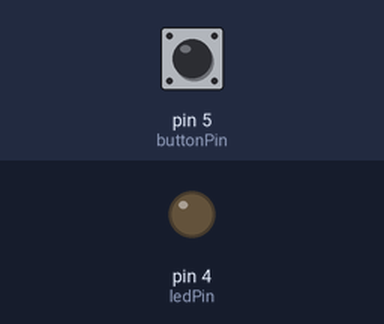
Bench run of a sketch on a simulated Arduino Uno, built with avr-gcc and run on an emulated ATmega328P. Parts: output pins drawn as LEDs (lit = HIGH). The test bench sets the inputs (shaded band); at power-on: pin 5 (buttonPin) HIGH.

Above: at 1.2 s.
1.3 s: pin 5 (buttonPin) pulled LOW for 0.15 s
At 2.5 s:
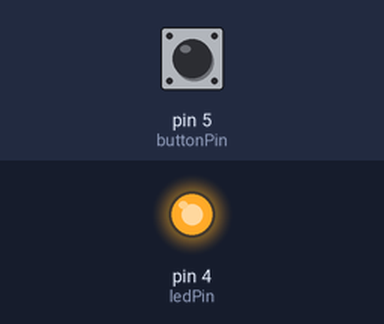
2.9 s: pin 5 (buttonPin) pulled LOW for 1 s
At 3.8 s:
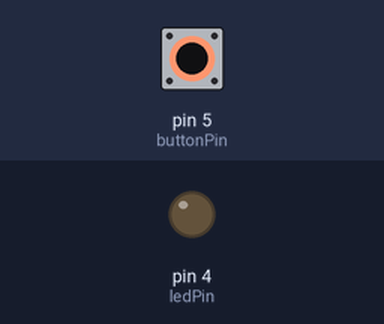
5.4 s: pin 5 (buttonPin) pulled LOW for 3.2 s
At 5.9 s:
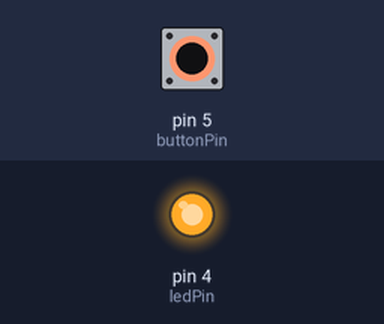
Timing chart, 0 to 8.4 s (numbered marks = the images above; inputs shaded):
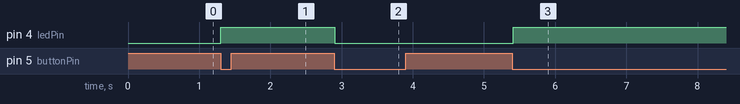

Measured:
- after the input at 1.3 s, pin 4 (ledPin): LOW → HIGH at once
- after the input at 2.9 s, pin 4 (ledPin): HIGH → LOW at once
- after the input at 5.4 s, pin 4 (ledPin): LOW → HIGH at once

The sketch:

BotaoPulsador.ino
```cpp
const int buttonPin = 5;
const int ledPin = 4;

bool ledStatus = false;
int buttonState = 0;
int lastButtonState = 1;

void setup() {
  pinMode(buttonPin, INPUT);
  pinMode(ledPin, OUTPUT);
  Serial.begin(115200);
}

void loop(){
  lastButtonState = buttonState;
  buttonState = digitalRead(buttonPin);

  if (lastButtonState == HIGH && buttonState == LOW) {
    ledStatus = !ledStatus;
  }

  if (ledStatus) {
    digitalWrite(ledPin, HIGH);
  } else {
    digitalWrite(ledPin, LOW);
  }

  delay(10);
}
```
